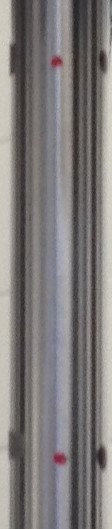
#> input picture tensile_bar_with_red_dots_cropped.jpg, 112 x 529 px
$ jupyter execute contours_play.ipynb
#> lines starting #> are read from the running program, lines starting #| are printed output that depends on the picture; after the words box and inside, x2 and y2 are one past the last pixel; in counts of white or black regions, pixels touching at a corner belong together; long printed decimals are rounded
[cell 1]
import cv2
import imutils
from math import sqrt

[cell 2]
def make_red_mask(image_path):
#> called with image_path = 'tensile_bar_with_red_dots_cropped.jpg'
    lowerRed = (163, 77, 94)     # use https://github.com/jrosebr1/imutils/blob/master/bin/range-detector
    upperRed =  (188, 255, 169)

    # import the image, resize and convert to hsv
    frame = cv2.imread(image_path)              # import image
#> frame is the input picture: shape (529, 112, 3); mean B, G, R 122.1, 122.4, 126.3
    frame = imutils.resize(frame,height=600)     # resize
#> frame: shape (600, 127, 3)
    hsv = cv2.cvtColor(frame,cv2.COLOR_BGR2HSV)  #convert to hsv colorspace
#> hsv: shape (600, 127, 3); mean H, S, V 58.2, 16.1, 127.7

    # construct mask
    mask = cv2.inRange(hsv,lowerRed,upperRed)
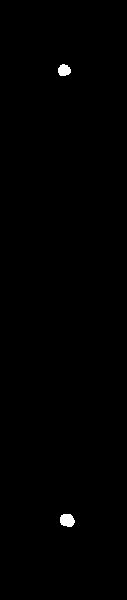
#> mask: shape (600, 127); 0.37% white; 2 white regions, box (x1, y1, x2, y2) and area: (60, 514, 75, 527) 158, (58, 64, 71, 76) 121
    mask = cv2.erode(mask, None, iterations=2)
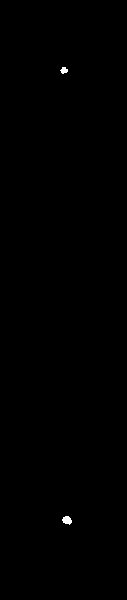
#> mask: shape (600, 127); 0.13% white; 2 white regions, box (x1, y1, x2, y2) and area: (62, 516, 72, 525) 63, (60, 67, 68, 74) 38
    mask = cv2.dilate(mask, None, iterations=2)
#> mask: shape (600, 127); 0.35% white; 2 white regions
    cv2.imshow('mask',mask)
    cv2.waitKey(0)
    # see: https://www.pyimagesearch.com/2015/09/14/ball-tracking-with-opencv/

    return(mask)

def measure_dot_distance(mask_image):
    #find the contours of the mask
    cnts = cv2.findContours(mask_image.copy(), cv2.RETR_EXTERNAL, cv2.CHAIN_APPROX_SIMPLE)[-2]
    #only proceed if at least 1 contour if found
    if len(cnts) > 0:
        #find the largest contour first
        c = max(cnts, key=cv2.contourArea)
        ((x, y), radius) = cv2.minEnclosingCircle(c)
        M = cv2.moments(c)
        center1 = (int(M["m10"] / M["m00"]), int(M["m01"] / M["m00"]))
        print(center1)

        cnts_wout_max = cnts - c
        c = max(cnts_wout_max, key=cv2.contourArea)
        ((x, y), radius) = cv2.minEnclosingCircle(c)
        M = cv2.moments(c)
        center2 = (int(M["m10"] / M["m00"]), int(M["m01"] / M["m00"]))
        print(center2)

        d = (center1[0]-center2[0], center1[1]-center2[1])
        d = sqrt(d[0]**2 + d[1]**2)

        print('distance between dots: {} px'.format(d))

[cell 3]
mask = make_red_mask('tensile_bar_with_red_dots_cropped.jpg')

[cell 4]
cnts = cv2.findContours(mask.copy(), cv2.RETR_EXTERNAL, cv2.CHAIN_APPROX_SIMPLE)[-2]
#> cnts = 2 contours; box (x1, y1, x2, y2) and area: (60, 514, 74, 527) 134, (58, 65, 70, 76) 96

[cell 5]
cnts
#> Out has the same summary as cnts

[cell 6]
cnts[0]
#> Out = contour of 18 points, box (x1, y1, x2, y2) (60, 514, 74, 527), area 134

[cell 7]
cnts[1]
#> Out = contour of 15 points, box (x1, y1, x2, y2) (58, 65, 70, 76), area 96

[cell 8]
c1=cnts[0]
#> c1 = contour of 18 points, box (x1, y1, x2, y2) (60, 514, 74, 527), area 134
((x, y), radius) = cv2.minEnclosingCircle(c1)
#> x = 66.79; y = 519.8; radius = 7.51
M1 = cv2.moments(c1)
#> M1 = moments, m00 134, centre m10/m00, m01/m00 = (66.67, 519.9)
center1 = (int(M1["m10"] / M1["m00"]), int(M1["m01"] / M1["m00"]))
#> center1 = (66, 519)
print(center1)
#| (66, 519)

[cell 9]
c2=cnts[1]
#> c2 has the same summary as Out
((x, y), radius) = cv2.minEnclosingCircle(c2)
#> x = 63.61; y = 70; radius = 6.17
M2 = cv2.moments(c2)
#> M2 = moments, m00 95.5, centre m10/m00, m01/m00 = (63.52, 70.01)
center2 = (int(M2["m10"] / M2["m00"]), int(M2["m01"] / M2["m00"]))
#> center2 = (63, 70)
print(center2)
#| (63, 70)

[cell 10]
d = (center1[0]-center2[0], center1[1]-center2[1])
#> d = (3, 449)
d = sqrt(d[0]**2 + d[1]**2)
#> d = 449
print('distance between dots: {} px'.format(d))
#| distance between dots: 449.010 px
